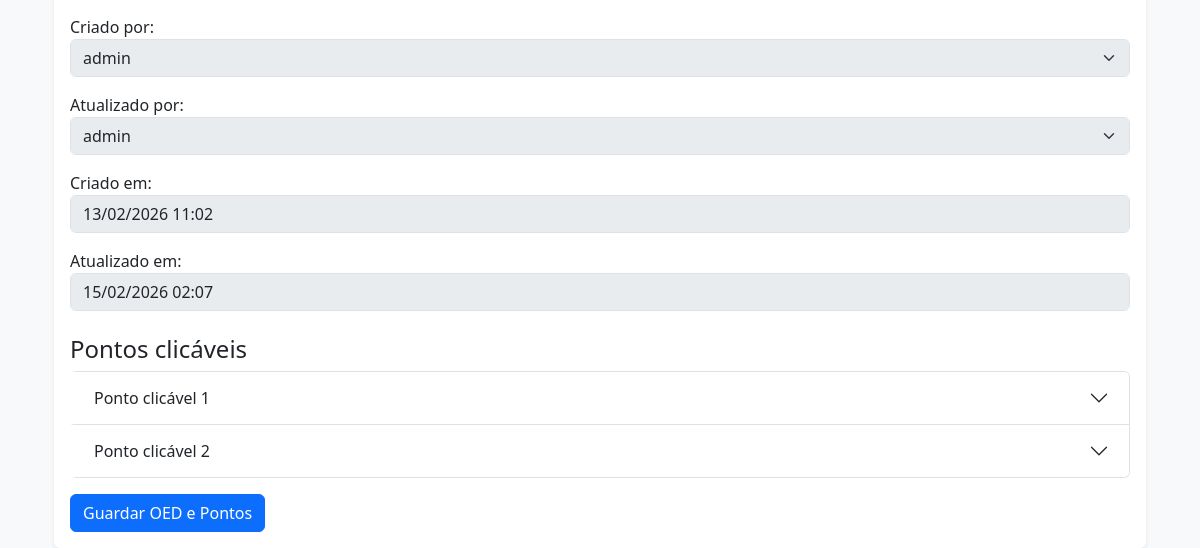
/oeds/editar/1/ (signed in, lower part), run on an earlier commit of the app's database.
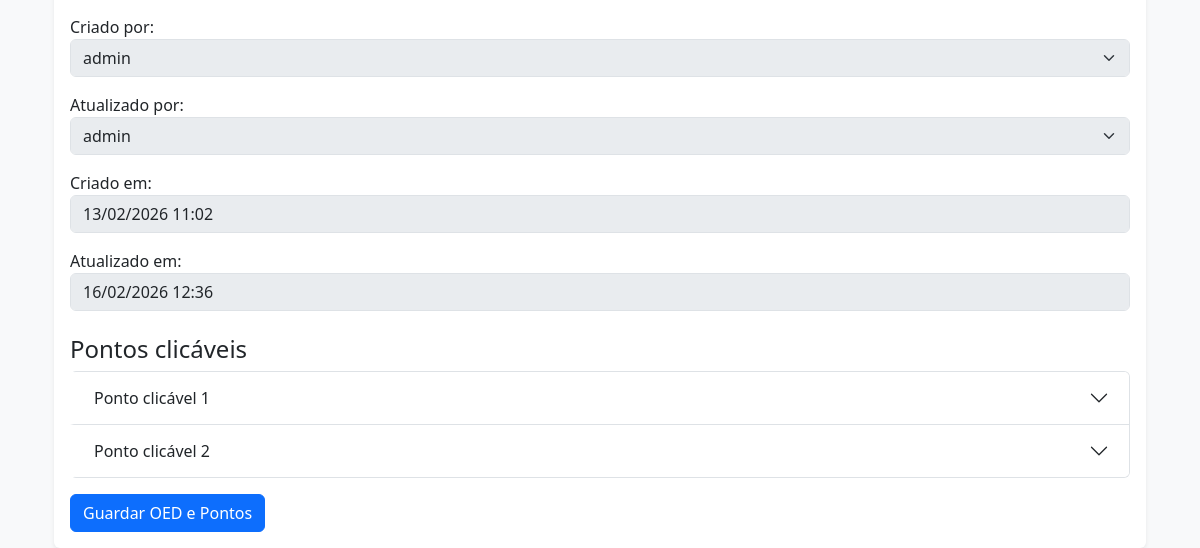
And on a later commit of the database.
### oeds/models.py (models this page shows, shortened)
class Oed(AuditoriaBase):
    retranca = models.CharField(verbose_name='Retranca', max_length=50, unique=True, help_text='Campo obrigatório. A retranca pode ser alterada posteriormente, se necessário.')
    TIPOS_CHOICES = [
        ('infografico', 'Infográfico'),
        ('mapa', 'Mapa clicável'),
    ]
    titulo = CKEditor5Field("Título do OED", config_name='default')
    tipo = models.CharField("Tipo de OED", max_length=20, choices=TIPOS_CHOICES, default='infografico')
    projeto = models.ForeignKey(
        Projeto,
        on_delete=models.SET_NULL,
        blank=True,
        null=True,
        verbose_name="Projeto",
        related_name="%(class)s_oeds"
    )
    componente = models.ForeignKey(
        Componente,
        on_delete=models.SET_NULL,
        blank=True,
        null=True,
        verbose_name="Componente",
        related_name="%(class)s_oeds"
    )
    volume = models.PositiveIntegerField("Volume", blank=True, null=True)
    capitulo = models.CharField("Capítulo", max_length=100, blank=True, null=True)
    pagina = models.PositiveIntegerField("Página", blank=True, null=True)
    local_insercao = models.CharField("Local de inserção", max_length=255, blank=True, null=True)
    introducao = CKEditor5Field("Texto de introdução", config_name='default', blank=True, null=True)
    conclusao = CKEditor5Field("Texto de conclusão", config_name='default', blank=True, null=True)
    palavras_chave = models.CharField("Palavras-chave", blank=True, null=True, help_text='Separe por vírgulas: palavra1, palavra2')
    fonte_de_pesquisa = CKEditor5Field("Fonte de pesquisa", config_name='default', blank=True, null=True)
    retranca_da_imagem_principal = models.CharField(
        verbose_name='Retranca da imagem',
        max_length=255,
        blank=True,
        null=True,
        help_text='Esse campo será atualizado ao carregar a imagem e salvar o OED.'
    )
    imagem_principal = models.ImageField(
        verbose_name="Imagem principal",
        upload_to=renomear_imagem_oed, # Usa a função de renomeação
        validators=[FileExtensionValidator(allowed_extensions=['png', 'jpg', 'jpeg'])],
        help_text="Formatos aceitos: PNG, JPG ou JPEG. Ao carregar nova imagem, o campo 'Retranca da imagem' será atualizado.",
        blank=True,
        null=True,
    )
    legenda_da_imagem_principal = CKEditor5Field("Legenda da imagem principal", config_name='default', blank=True, null=True)
    alt_text_da_imagem_principal = models.TextField('Descrição para acessibilidade da imagem principal', max_length=2000, help_text='Máximo 2.000 caracteres.', blank=True, null=True)
    credito_da_imagem_principal = CKEditor5Field("Crédito da imagem principal", config_name='default', blank=True, null=True)
    quantidade_pontos_prevista = models.PositiveIntegerField(
        "Quantidade de pontos clicáveis",
        default=1,
        help_text="Informe quantos pontos clicáveis este OED deve ter."
    )
    orientacoes_para_producao = CKEditor5Field("Orientações para a produção", config_name='default', blank=True, null=True)

### oeds/views.py (the view, shortened to what this page needs)
# urls.py: path('editar/<int:pk>/', views.OedUpdateView.as_view(), name='editar_oed'),
class OedUpdateView(LoginRequiredMixin, VerboseNameMixin, UpdateView):
    model = Oed
    form_class = OedModelForm
    template_name = 'oeds/form_generico.html'
    success_url = reverse_lazy('listar_oeds')
    def get_context_data(self, **kwargs):
        data = super().get_context_data(**kwargs)
        if self.request.POST:
            data['pontos'] = PontoClicavelFormSet(self.request.POST, self.request.FILES, instance=self.object)
        else:
            data['pontos'] = PontoClicavelFormSet(instance=self.object)
        return data

### oeds/views.py (called while the page is built)
    def get_context_data(self, **kwargs):
        context = super().get_context_data(**kwargs)
        context['verbose_name'] = self.model._meta.verbose_name
        context['verbose_name_plural'] = self.model._meta.verbose_name_plural
        context['titulo'] = self.model._meta.verbose_name
        return context

### projetos/models.py (called while the page is built)
    def __str__(self):
        return self.nome

    def __str__(self):
        return self.nome

### usuarios/models.py (called while the page is built)
    def __str__(self):
        return self.get_full_name() or self.username

### oeds/templates/oeds/form_generico.html (shortened to what this page needs)
{% extends "base.html" %}
{% load django_bootstrap5 %}
{% block content %}
<div class="container mt-4">
    <div class="card shadow-sm border-0">
        <div class="card-body">
            <form method="post" enctype="multipart/form-data" id="oed-form">
                {{ form.as_p }}
                <h4 class="mt-4">Pontos clicáveis</h4>
                <div class="accordion" id="accordionPontos">
                    {% for ponto_form in pontos %}
                    <div class="accordion-item ponto-item">
                        <h2 class="accordion-header" id="heading-{{ forloop.counter0 }}">
                            <button class="accordion-button collapsed" type="button" data-bs-toggle="collapse"
                                data-bs-target="#collapse-{{ forloop.counter0 }}">
                                Ponto clicável <span class="ponto-numero ms-1">{{ forloop.counter }}</span>
                            </button>
                        </h2>
                    </div>
                    {% endfor %}
                </div>
                <button type="submit" class="btn btn-primary mt-3">Guardar OED e Pontos</button>
            </form>
        </div>
    </div>
</div>
{% endblock %}

### core/templates/base.html (shortened to what this page needs)
{% load django_bootstrap5 %}
{% load static %}
<!DOCTYPE html>
<html lang="pt-br">
<head>
    {% bootstrap_css %}
    <link rel="stylesheet" href="{% static 'css/style.css' %}">
    <link rel="stylesheet" href="https://cdnjs.cloudflare.com/ajax/libs/font-awesome/6.5.1/css/all.min.css">
</head>
<body class="bg-light">
    <main class="container">
        {% block content %}
        {% endblock %}
    </main>
</body>
</html>

### core/templates/base.html (style rules this page uses)
body { padding-top: 70px; }

### oeds/templates/oeds/form_generico.html (style rules this page uses)
.accordion-item { border-left: 4px solid transparent; }

What changed in the data, as far as the page shows it:
changed Oed "admin": atualizado_em "15/02/2026 02:07" → "16/02/2026 12:36"
